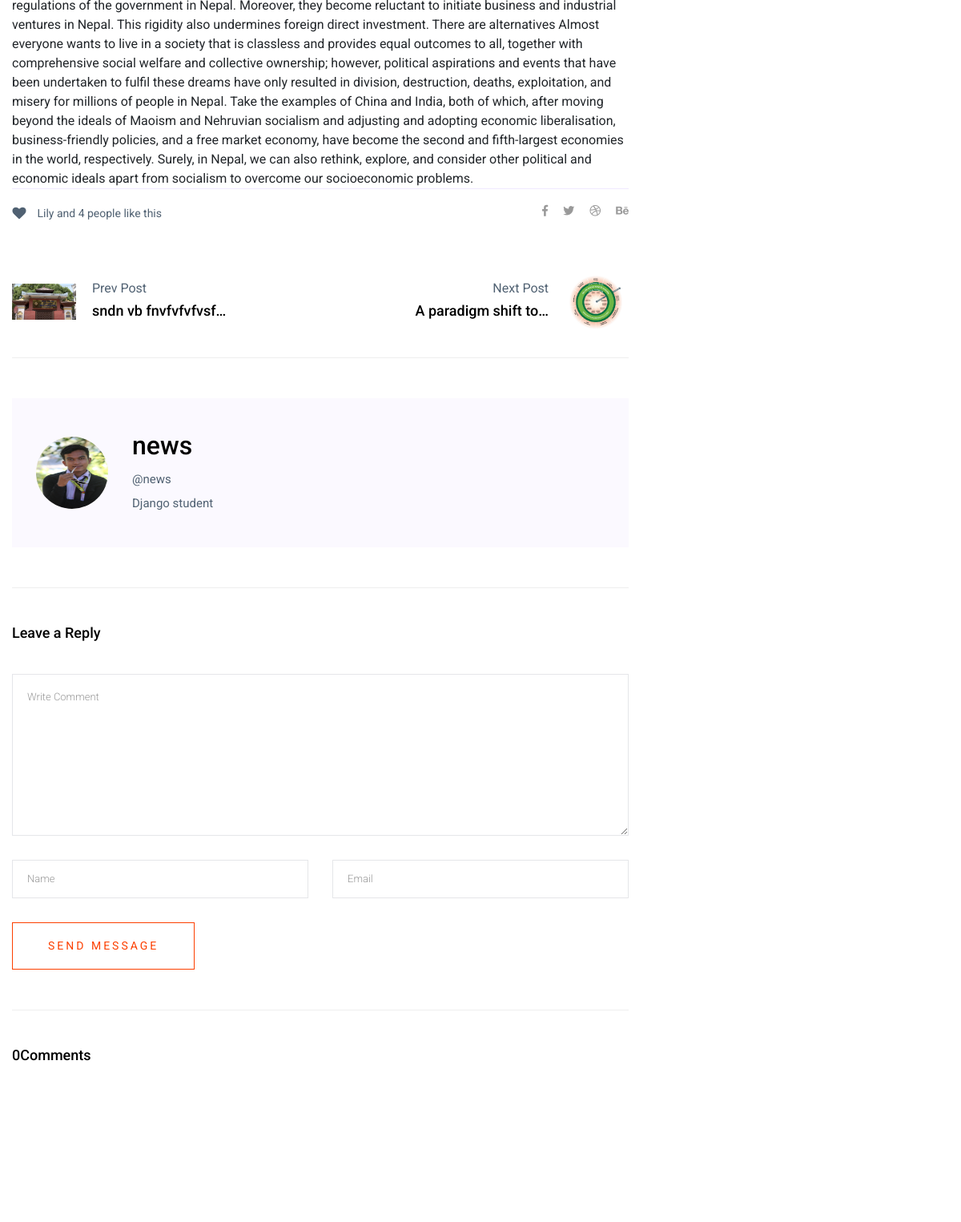
The app's page /post-detail/2/ (middle part), older data.
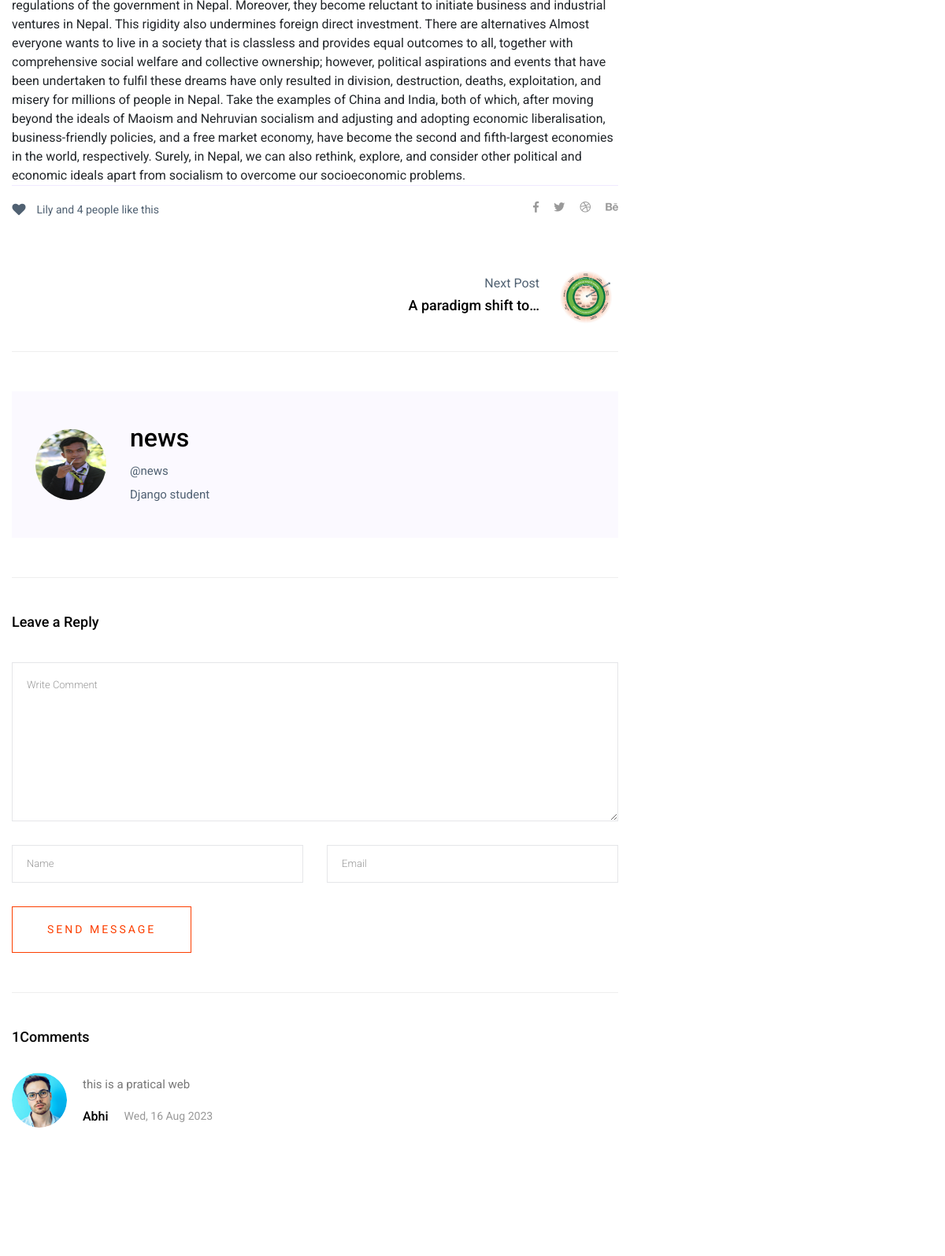
The same page, newer data.
### news_app/models.py (models this page shows, shortened)
class Post(models.Model):
     STATUS_CHOICES = [
          ("active", "Active"),
          ("in_active", "Inactive"),
     ]
     title = models.CharField(max_length=255)
     content = models.TextField()
     feature_image = models.ImageField(upload_to="post_images/%Y/%m/%d", blank=False)
     author = models.ForeignKey("auth.User", on_delete=models.CASCADE)
     status = models.CharField(max_length=20, choices=STATUS_CHOICES, default="active")
     views_count = models.PositiveBigIntegerField(default=0)
     published_at = models.DateTimeField(null=True, blank=True)
     category = models.ForeignKey(Category, on_delete=models.CASCADE)
     tag = models.ManyToManyField(Tag)

class UserProfile(models.Model):
     user = models.OneToOneField('auth.User', on_delete=models.CASCADE)
     image = models.ImageField(upload_to="user_images/%Y/%m/%d", blank=False)
     address = models.CharField(max_length=255)
     biography = models.TextField()

class TimesStampModel(models.Model):
     created_at = models.DateTimeField(auto_now_add=True)
     updated_at = models.DateTimeField(auto_now=True)
     class Meta:
          abstract = True #Don't create table in DB

class Comment(TimesStampModel):
     post = models.ForeignKey(Post, on_delete=models.CASCADE)
     comment = models.TextField()
     name = models.CharField(max_length=255)
     email = models.EmailField()

### news_app/views.py (the view)
# urls.py: path("post-detail/<int:pk>/", views.PostDetailView.as_view(), name="post-detail"),
class PostDetailView(DetailView):
    model = Post
    template_name = "aznews/detail/detail.html"
    context_object_name = "post"
    paginate_by = 1
    def get_queryset(self):
        query = super().get_queryset()
        query = query.filter(published_at__isnull=False, status="active")
        return query
    def get_context_data(self, **kwargs):
        context = super().get_context_data(**kwargs)
        obj = self.get_object()
        obj.views_count += 1
        obj.save()
        context["previous_post"] = (
            Post.objects.filter(
                published_at__isnull=False, status="active", id__lt=obj.id
            )
            .order_by("-id")
            .first()
        )
        context["next_post"] = (
            Post.objects.filter(
                published_at__isnull=False, status="active", id__gt=obj.id
            )
            .order_by("id")
            .first()
        )
        return context

### news_app/models.py (called while the page is built)
     def __str__(self):
          return self.name

### news_app/navbar.py (called while the page is built)
def navigation(request):
     categories = Category.objects.all()[:5]
     tags = Tag.objects.all()[:10]
     trending_posts = Post.objects.filter(published_at__isnull = False, status = "active").order_by("-views_count")[:3]
     return{
          "categories":categories,
          "tags":tags,
          "trending_posts":trending_posts,
     }

### templates/aznews/detail/detail.html (shortened to what this page needs)
{% extends "aznews/base.html" %}
{% load static %}
{% block content %}
<section class="blog_area single-post-area section-padding">
<div class="container">
<div class="row">
<div class="col-lg-8 posts-list">
     {% include "aznews/detail/left/post_detail.html" %}
     {% include "aznews/detail/left/post_nav.html" %}
     {% include "aznews/detail/left/author.html" %}
     {% include "aznews/detail/left/comment_form.html" %}
     {% include "aznews/detail/left/comment_list.html" %}
</div>
<div class="col-lg-4">
</div>
</div>
</div>
</section>
{% endblock content %}

### templates/aznews/base.html (shortened to what this page needs)
{% load static %}
<!doctype html>
<html class="no-js" lang="zxx">
<head>
    <link rel="stylesheet" href="{% static 'aznews/assets/css/bootstrap.min.css' %}">
    <link rel="stylesheet" href="{% static 'aznews/assets/css/owl.carousel.min.css' %}">
    <link rel="stylesheet" href="{% static 'aznews/assets/css/ticker-style.css' %}">
    <link rel="stylesheet" href="{% static 'aznews/assets/css/flaticon.css' %}">
    <link rel="stylesheet" href="{% static 'aznews/assets/css/slicknav.css' %}">
    <link rel="stylesheet" href="{% static 'aznews/assets/css/animate.min.css' %}">
    <link rel="stylesheet" href="{% static 'aznews/assets/css/magnific-popup.css' %}">
    <link rel="stylesheet" href="{% static 'aznews/assets/css/fontawesome-all.min.css' %}">
    <link rel="stylesheet" href="{% static 'aznews/assets/css/themify-icons.css' %}">
    <link rel="stylesheet" href="{% static 'aznews/assets/css/slick.css' %}">
    <link rel="stylesheet" href="{% static 'aznews/assets/css/nice-select.css' %}">
    <link rel="stylesheet" href="{% static 'aznews/assets/css/style.css' %}">
</head>
<body>
    {% block content %}
    {% endblock content %}
</body>
</html>

### templates/aznews/header.html (shortened to what this page needs)
{% load static %}

### templates/aznews/detail/left/post_detail.html (shortened to what this page needs)
{% load static %}
<div class="single-post">
     <div class="blog_details">
     </div>
</div>

### templates/aznews/detail/left/post_nav.html (shortened to what this page needs)
{% load static %}
<div class="navigation-top">
     <div class="d-sm-flex justify-content-between text-center">
     <p class="like-info"><span class="align-middle"><i class="fa fa-heart"></i></span> Lily and 4
          people like this</p>
     <div class="col-sm-4 text-center my-2 my-sm-0">
     </div>
     <ul class="social-icons">
          <li><a href="#"><i class="fab fa-facebook-f"></i></a></li>
          <li><a href="#"><i class="fab fa-twitter"></i></a></li>
          <li><a href="#"><i class="fab fa-dribbble"></i></a></li>
          <li><a href="#"><i class="fab fa-behance"></i></a></li>
     </ul>
     </div>
     <div class="navigation-area">
     <div class="row">
          <div class="col-lg-6 col-md-6 col-12 nav-left flex-row d-flex justify-content-start align-items-center">
               {% if previous_post %}
               <div class="thumb">
                    <a href="{% url 'post-detail' previous_post.pk %}">
                         <img class="img-fluid" src="{{ previous_post.feature_image.url}}" alt="{{previous_post.title}}"height="80px" width="80px">
                    </a>
               </div>
               <div class="arrow">
                    <a href="{% url 'post-detail' previous_post.pk %}">
                    </a>
               </div>
               <div class="detials">
                    <p>Prev Post</p>
                    <a href="{% url 'post-detail' previous_post.pk %}">
                         <h4>{{previous_post.title|truncatechars:20}}</h4>
                    </a>
               </div>
               {% endif %}
          </div>
          <div class="col-lg-6 col-md-6 col-12 nav-right flex-row d-flex justify-content-end align-items-center">
               {% if next_post %}
               <div class="detials">
                    <p>Next Post</p>
                    <a href="{% url 'post-detail' next_post.pk %}">
                         <h4>{{next_post.title|truncatechars:20}}</h4>
                    </a>
               </div>
               <div class="arrow">
                    <a href="{% url 'post-detail' next_post.pk %}">
                    </a>
               </div>
               <div class="thumb">
                    <a href="{% url 'post-detail' next_post.pk %}">
                         <img class="img-fluid" src="{{ next_post.feature_image.url}}" alt="{{next_post.title}}" height="80px" width="80px">
                    </a>
               </div>
               {% endif %}
          </div>
     </div>
     </div>
</div>

### templates/aznews/detail/left/author.html
{% load static %}
<div class="blog-author">
     <div class="media align-items-center">
     <img src="{{post.author.userprofile.image.url}}" alt="{{post.autor.username}}">
     <div class="media-body">
          <a href="#">
          <h2>{{post.author.get_full_name|default:post.author.username}}</h2>
          </a>
          <p>@{{post.author.username}}</p>
          <p>{{post.author.userprofile.biography}}</p>
     </div>
     </div>
</div>

### templates/aznews/detail/left/comment_form.html (shortened to what this page needs)
{% load static %}
<div class="comment-form">
     <h4>Leave a Reply</h4>
     <form class="form-contact comment_form" action="{% url 'post-comment' %}" id="commentForm" method="post">
          <div class="row">
               <div class="col-12">
                    <div class="form-group">
                         <textarea class="form-control w-100" name="comment" id="comment" cols="30" rows="9"
                              placeholder="Write Comment">{{form.comment.value}}</textarea>{{form.comment.errors}}
                    </div>
               </div>
               <div class="col-sm-6">
                    <div class="form-group">
                         <input class="form-control" name="name" id="name" type="text" placeholder="Name"
                              value="{{form.name.value}}">
                    </div>
               </div>
               <div class="col-sm-6">
                    <div class="form-group">
                         <input class="form-control" name="email" id="email" type="email" placeholder="Email"
                              value="{{form.email.value}}">
                    </div>
               </div>
          </div>
          <div class="form-group">
               <button type="submit" class="button button-contactForm btn_1 boxed-btn">Send Message</button>
          </div>
     </form>
</div>

### templates/aznews/detail/left/comment_list.html
{% load static %}
<div class="comments-area">
     <h4>{{post.comment_set.count}}Comments</h4>
     {% for comment in post.comment_set.all  %}
     <div class="comment-list">
          <div class="single-comment justify-content-between d-flex">
               <div class="user justify-content-between d-flex">
               <div class="thumb">
                    <img src="{% static 'aznews/assets/img/comment/comment_1.png' %}" alt="{{comment.name}}">
               </div>
               <div class="desc">
                    <p class="comment">{{comment.comment}}</p>
                    <div class="d-flex justify-content-between">
                         <div class="d-flex align-items-center">
                         <h5>
                              <a href="#">{{comment.name}}</a>
                         </h5>
                         <p class="date">{{comment.created_at|date:" D, j M Y"}}</p>
                         </div>
                    </div>
               </div>
               </div>
          </div>
     </div>
     {% endfor %}
</div>

### templates/aznews/list/right/search_form.html (shortened to what this page needs)
{% load static %}

### templates/aznews/list/right/category.html (shortened to what this page needs)
{% load static %}

### templates/aznews/list/right/popular_posts.html (shortened to what this page needs)
{% load static %}

### templates/aznews/list/right/tags.html (shortened to what this page needs)
{% load static %}

### templates/aznews/list/right/newsletter.html (shortened to what this page needs)
{% load static %}

### templates/aznews/footer.html (shortened to what this page needs)
{% load static %}

Row changes from the older to the newer data that the page shows:
removed Post: feature_image (picture), title "sndn vb fnvfvfvfvsf…"
computed for Post "news": comment_set.count "0" → "1"
added Comment: comment "this is a pratical web", name "Abhi", created_at "Wed, 16 Aug 2023"
Text that changed along with them:
text no longer shown: "Prev Post"
